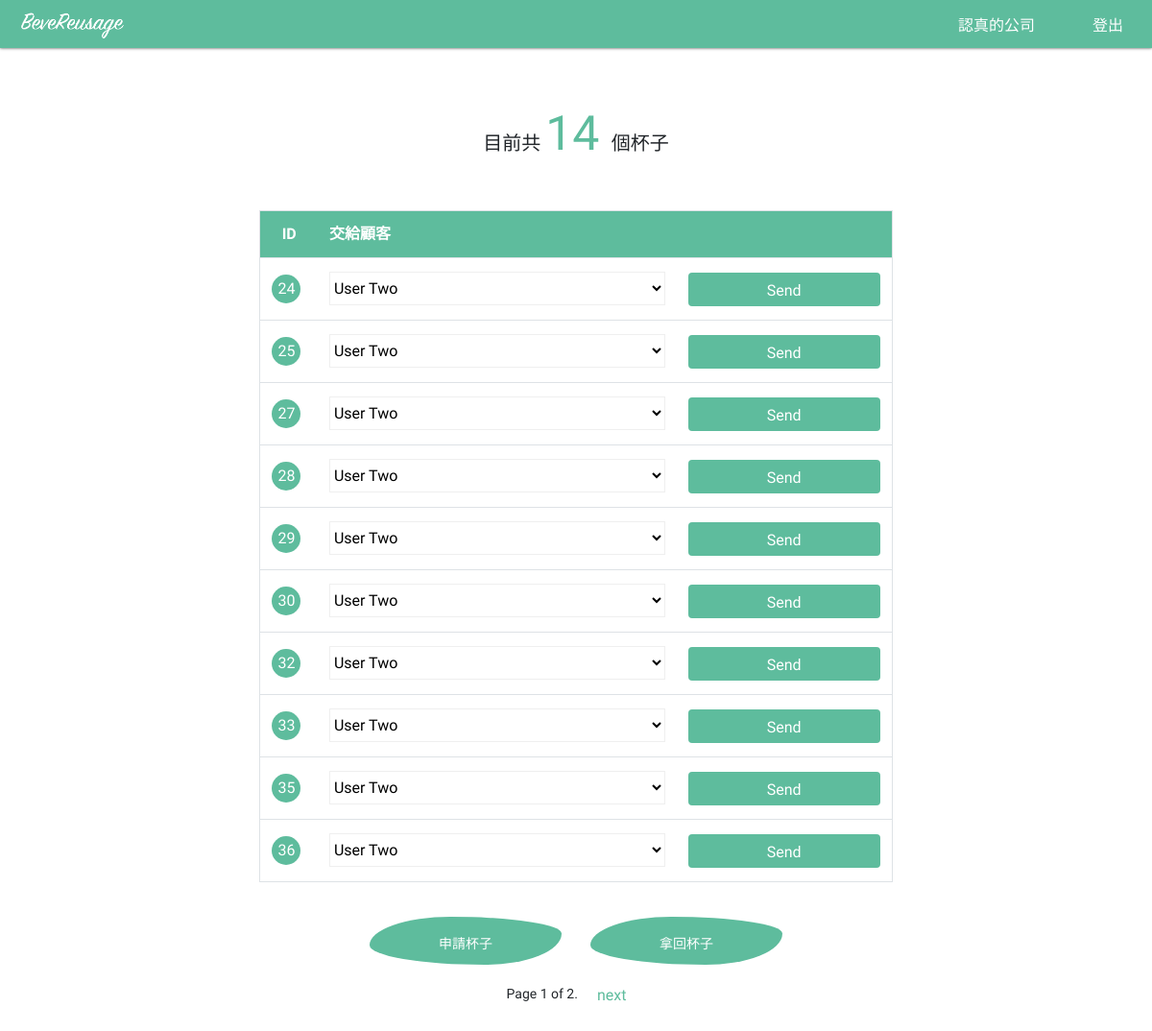
The app's page /interaction/business/manage-cups/ (signed in), older data.
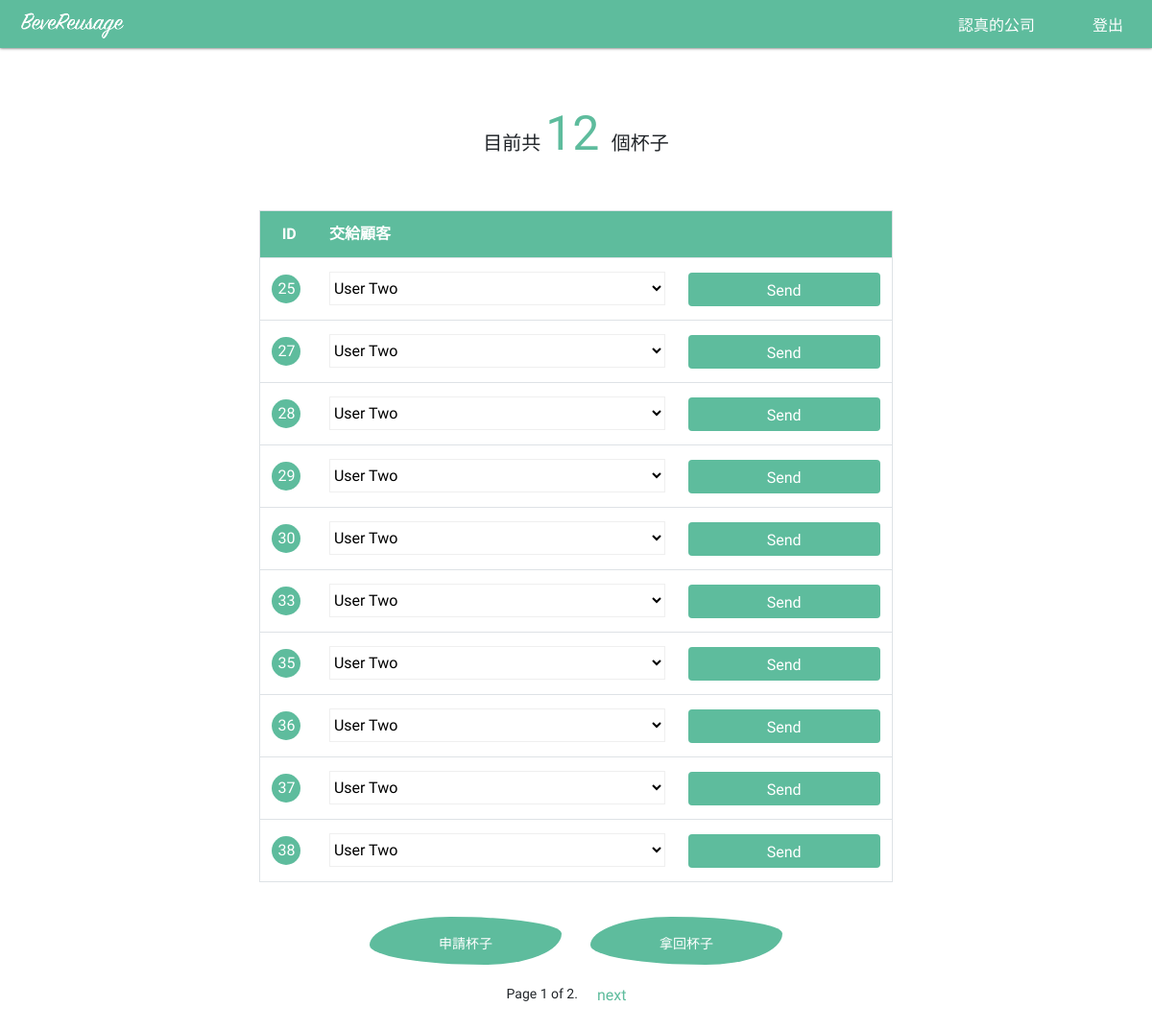
The same page, newer data.
### interaction/models.py (models this page shows, shortened)
class Cup(models.Model):
    objects = CupManager()
    LOAN_STATUS = (
        ('o', 'On loan'),
        ('c', 'Cleaning'),
        ('a', 'Available'),
        ('n', 'Not in circulation')
    )
    status = models.CharField(
        max_length=1,
        choices=LOAN_STATUS,
        default='a',
        help_text='Cup availability',
    )
    CARRIER_TYPES = (
        ('b', 'Business'),
        ('u', 'User'),
        ('a', 'Administration'),
        ('m', 'Machine')
    )
    carrier_type = models.CharField(max_length=1, choices = CARRIER_TYPES, default='a')
    carrier = models.ForeignKey('CupUser', on_delete=models.SET_NULL, blank=True, null=True)

### interaction/views/business.py (the view, shortened to what this page needs)
# urls.py: path('business/manage-cups/', business.BusinessCupListView.as_view(), name='business-manage-cups'),
class BusinessCupListView(LoginRequiredMixin, ListView):
    model = Cup
    template_name = 'business_record.html'
    paginate_by = 10
    def get_queryset(self):
        return Cup.objects.filter(carrier=self.request.user)
    def get_context_data(self, **kwargs):
        context = super(BusinessCupListView, self).get_context_data(**kwargs)
        assign_form = BusinessAssignCupsForm()
        request_form = BusinessRequestCupsForm()
        receive_form = BusinessReceiveCupsForm()
        context['assign_form'] = assign_form
        context['request_form'] = request_form
        context['receive_form'] = receive_form
        context["n_cups"] = Cup.objects.filter(carrier=self.request.user).count()
        return context

### interaction/forms/business_forms.py
class BusinessAssignCupsForm(forms.Form):
    def __init__(self, *args, **kwargs):
        super(BusinessAssignCupsForm, self).__init__(*args, **kwargs)
        self.fields['cup_id'] = forms.IntegerField(min_value=1, widget = forms.HiddenInput())
        self.fields['customer'] = forms.ChoiceField(choices=self.build_customer_selection())
    def build_customer_selection(self):
        customers = []
        for customer in CupUser.objects.filter(is_customer = True):
            customers.append((customer.id, customer.name))
        return customers

class BusinessRequestCupsForm(forms.Form):
    cups_needed = forms.IntegerField(label='需要杯子的數量')

### interaction/models.py (called while the page is built)
    @property
    def name(self):
        if self.first_name and self.last_name:
            english = r'(^[A-Za-z]+$)'
            if re.match(english, self.first_name+self.last_name):
                return ("%s %s" % (self.first_name, self.last_name))
            else:
                return self.last_name+self.first_name
        elif self.title:
            return self.title
        else:
            return self.username

### interaction/templates/business_record.html (shortened to what this page needs)
{% extends "base_generic.html" %}
{% block content %}
  <div class="card col-md-12">
    <div class="card-header">目前共 <span class="highlight-text">{{ n_cups }} </span>個杯子</div>
    <div class="card-body table_sec">
      <table class="col-md-8 col-lg-7 table table-hover">
        <thead class="table-head">
          <tr>
            <th class="th-id" scope="col">ID</th>
            <th scope="col">交給顧客</th>
            <th scope="col"></th>
          </tr>
        </thead>
        {% for cup in cup_list %}
        <tbody>
          <tr>
            <form action="" method="post">
              <td><div class="table_id">{{ cup.pk }}</div></td>
              <td>{{ assign_form.customer }}</td>
              <td><input type="submit" name="submit" class="btn send-btn" value="Send"></td>
            </form>
          </tr>
        </tbody>
        {% empty %}
          <p> 你沒有杯子庫存，去申請吧 </p>
        {% endfor %}
      </table>
    </div>
  </div>
  <div class='btn-area col-12'>
    <button type="button" class="btn co-btn btn-style" data-toggle="modal" data-target="#requestModal">
    申請杯子
    </button>
    <button type="button" class="btn co-btn btn-style" data-toggle="modal" data-target="#receiveModal">
    拿回杯子
    </button>
  </div>
{% endblock %}

Row changes from the older to the newer data that the page shows:
no longer on this page (row edited): Cup: pk "24"
no longer on this page (row edited): Cup: pk "32"
now on this page (row unchanged): Cup: pk "37"
now on this page (row unchanged): Cup: pk "38"
Text that changed along with them:
{{ n_cups }}: "14" → "12"
